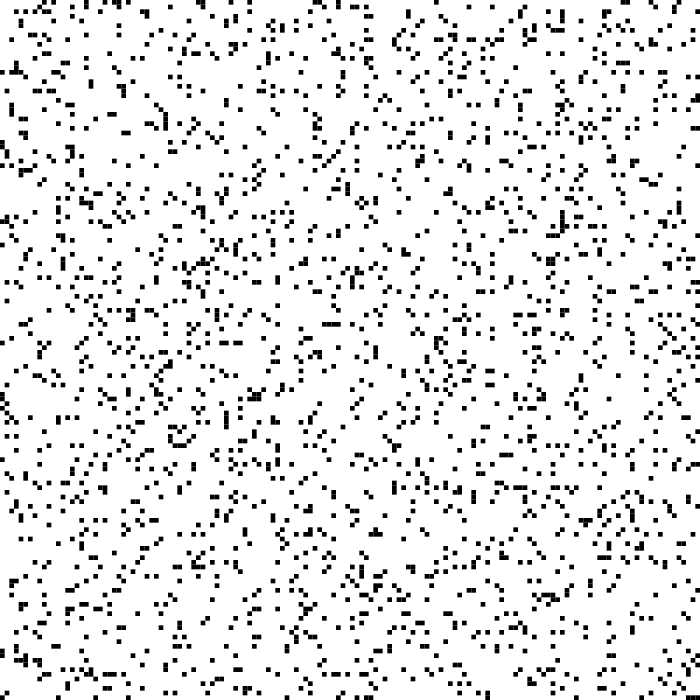
Frame 1 (no input)
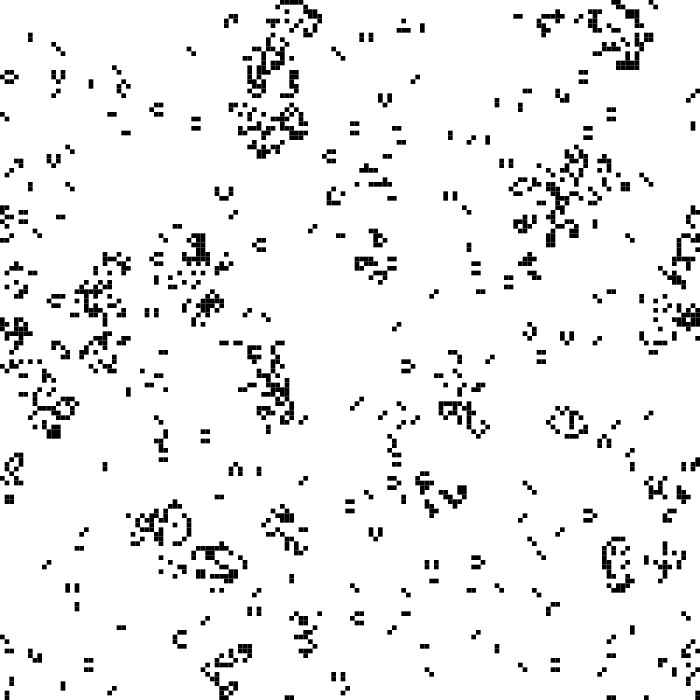
Frame 60 (the mouse pressed at the canvas centre just before this capture)
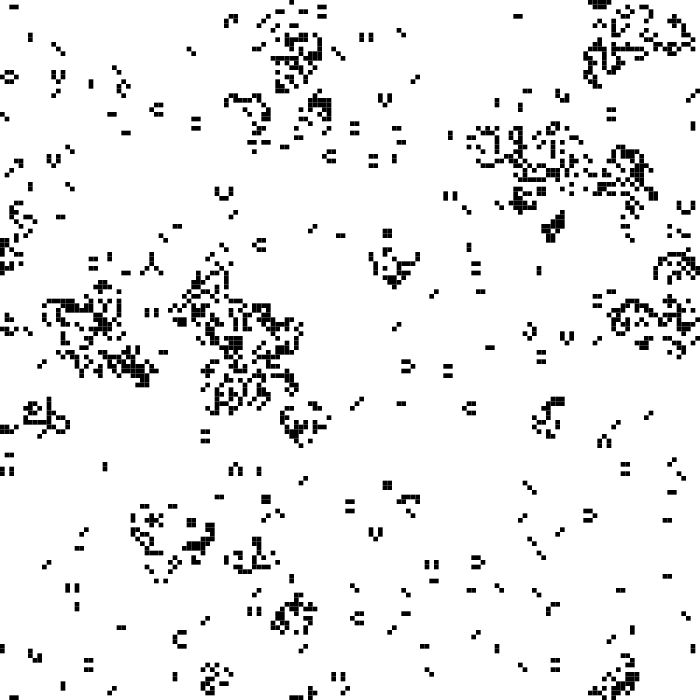
Frame 120 (the mouse held since frame 60 and released just before this capture)

The Processing sketch that drew these frames (run headless with seeded random() and noise(); from frame 60 on, the mouse is pressed at the canvas centre):

// Processing sketch: generative_art_j127
// ── generative_art_j127.pde
int[][] grid;
int cols = 150;
int rows  = 150;

IntList B;
IntList S;

void setup() {
  size(700, 700);
  background(255);
  pixelDensity(2);
  noStroke();
  fill(0);
  grid = make2DArray(cols, rows);
  frameRate(10);
  B = new IntList();
  S = new IntList();
  /**for (int i = 2; i < 9; i++) {
    if (random(1) < random(random(1)))
      B.append(i);
    if (random(1) < random(random(1)))
      S.append(i);
  }**/
  B.append(3);
  B.append(6);
  S.append(1);
  S.append(2);
  S.append(5);
  println('B', B, "/S", S);
}

int[][] make2DArray(int cols, int rows) {
  int[][] arr = new int[rows][cols];
  for (int i = 0; i < rows; i++) {
    for (int j = 0; j < cols; j++) {
      if (random(1) < .1)
        arr[i][j] = 1;
      else 
        arr[i][j] = 0;
        //arr[i][j] = int(random(2));
    }
  }
  return arr;
}

int neighbors(int row, int col) {
  int sum = 0;
  for (int i = -1; i < 2; i++) {
    for (int j = -1; j < 2; j++) {
      int x = (col + i + cols) % cols;
      int y = (row + j + rows) % rows;
      sum += grid[y][x];
    }
  }
  sum  -= grid[row][col];
  return sum;
}

boolean brule(int i, int j, int neighbors) {
  for (int b = 0; b < B.size(); b++) {
    if (neighbors == B.get(b) &&  grid[i][j] == 0)
      return true;
  }
  return false;
}

boolean srule(int i, int j, int neighbors) {
  for (int s = 0; s < S.size(); s++) {
    if (neighbors == S.get(s) &&  grid[i][j] == 1)
      return true;
  }
  return false;
}

int[][] update() {
  int[][] newg = new int[rows][cols];
  for (int i = 0; i < rows; i++) {
    for (int j = 0; j < cols; j++) {
      int neighbors = neighbors(i, j);   
      if (brule(i, j, neighbors))
        newg[i][j] = 1;
      else if (srule(i, j, neighbors))
        newg[i][j] = 1;
      else
        newg[i][j] = 0;
    }
  }
  return newg;
}

void draw() {
  background(255);
  float sx = float(width)/cols;
  float sy = float(height)/rows;
  for (int i = 0; i < rows; i++) {
    for (int j = 0; j < cols; j++) {
      if (grid[i][j] == 1) {
        rect(j * sx, i * sy, sx, sy);
      }
    }
  }
  grid = update();
}
